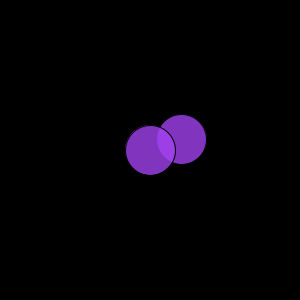
Frame 1 (no input)
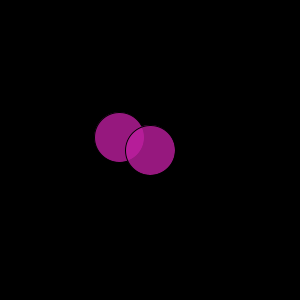
Frame 60 (the mouse pressed at the canvas centre just before this capture)
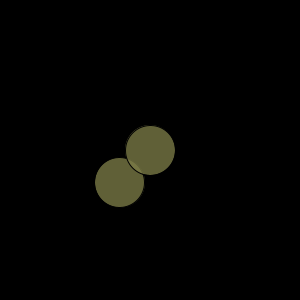
Frame 120 (the mouse held since frame 60 and released just before this capture)

The Processing sketch that drew these frames (run headless with seeded random() and noise(); from frame 60 on, the mouse is pressed at the canvas centre):

// Processing sketch: ex05_05
// ── ex05_05.pde
// 두 원이 충돌하면 원의 색상이 랜덤하게 변경

float x, y, d, r = 50.0, tx = 0.0, ty = 0.5;

void setup() {
  size(300, 300);
}

void draw() {
  background(0);
  x = noise(tx) * width;
  y = noise(ty) * height;
  d = dist(width/2, height/2, x, y);
  if (d < r) {
    fill(random(255), random(255), random(255), 200);
  }
  ellipse(x, y, r, r);
  ellipse(width/2, height/2, r, r);
  tx += 0.01;
  ty += 0.01;
}
